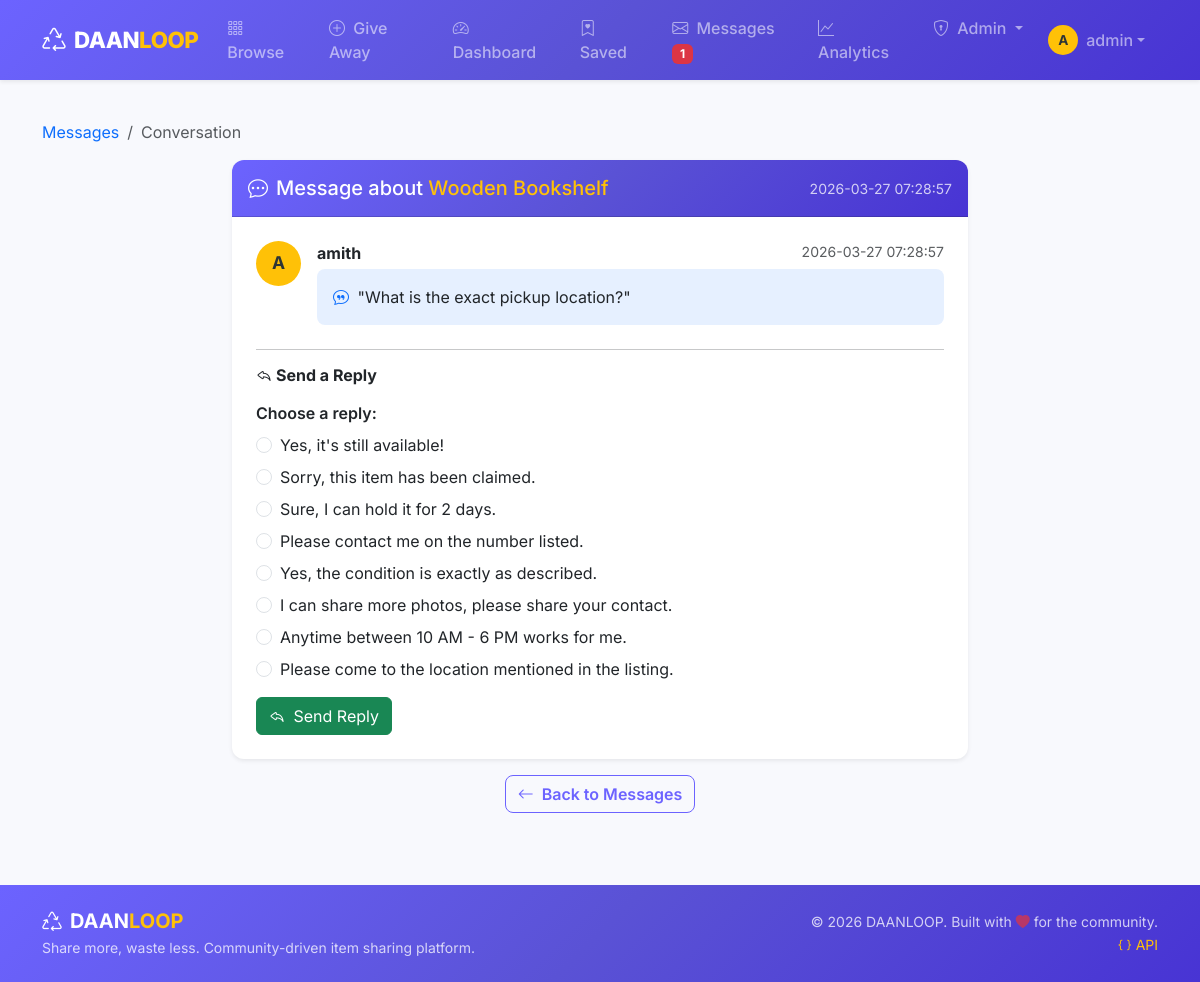
The app's page /messages/1/read (signed in) with its own data.
### tables this page shows
CREATE TABLE listings (
            id INTEGER PRIMARY KEY AUTOINCREMENT,
            title TEXT NOT NULL,
            description TEXT NOT NULL,
            category TEXT NOT NULL,
            city TEXT NOT NULL,
            location TEXT DEFAULT '',
            condition TEXT DEFAULT 'Good',
            contact_number TEXT DEFAULT '',
            image_path TEXT DEFAULT '',
            owner_id INTEGER NOT NULL,
            status TEXT DEFAULT 'active' CHECK(status IN ('active','soft_deleted','claimed')),
            created_at TIMESTAMP DEFAULT CURRENT_TIMESTAMP,
            FOREIGN KEY (owner_id) REFERENCES users(id)
        );

CREATE TABLE messages (
            id INTEGER PRIMARY KEY AUTOINCREMENT,
            sender_id INTEGER NOT NULL,
            receiver_id INTEGER NOT NULL,
            listing_id INTEGER NOT NULL,
            message_text TEXT NOT NULL,
            reply_text TEXT DEFAULT '',
            is_read INTEGER DEFAULT 0,
            created_at TIMESTAMP DEFAULT CURRENT_TIMESTAMP,
            replied_at TIMESTAMP,
            FOREIGN KEY (sender_id) REFERENCES users(id),
            FOREIGN KEY (receiver_id) REFERENCES users(id),
            FOREIGN KEY (listing_id) REFERENCES listings(id)
        );

CREATE TABLE users (
            id INTEGER PRIMARY KEY AUTOINCREMENT,
            username TEXT UNIQUE NOT NULL,
            email TEXT UNIQUE NOT NULL,
            password_hash TEXT NOT NULL,
            role TEXT DEFAULT 'user' CHECK(role IN ('user', 'admin')),
            city TEXT DEFAULT '',
            avatar TEXT DEFAULT '',
            created_at TIMESTAMP DEFAULT CURRENT_TIMESTAMP
        );

### sprint3/messages.py (the view)
@messages_bp.route('/messages/<int:message_id>/read')
@login_required
def read_message(message_id):
    msg = get_message_by_id(message_id)
    if not msg:
        flash('Message not found.', 'warning')
        return redirect(url_for('sprint3_messages.inbox'))
    if msg['sender_id'] != session['user_id'] and msg['receiver_id'] != session['user_id']:
        flash('Access denied.', 'danger')
        return redirect(url_for('sprint3_messages.inbox'))
    if msg['receiver_id'] == session['user_id'] and not msg['is_read']:
        mark_as_read(message_id)
    return render_template('sprint3/view_message.html', msg=msg, preset_replies=PRESET_REPLIES)

### database.py (called while the page is built)
def get_db():
    db = sqlite3.connect(Config.DATABASE)
    db.row_factory = sqlite3.Row
    db.execute("PRAGMA foreign_keys = ON")
    return db

### models/message_model.py (called while the page is built)
def get_message_by_id(message_id):
    db = get_db()
    row = db.execute('''
        SELECT m.*,
               s.username as sender_name,
               r.username as receiver_name,
               l.title as listing_title
        FROM messages m
        JOIN users s ON m.sender_id = s.id
        JOIN users r ON m.receiver_id = r.id
        JOIN listings l ON m.listing_id = l.id
        WHERE m.id = ?
    ''', (message_id,)).fetchone()
    close_db(db)
    return row

def mark_as_read(message_id):
    db = get_db()
    try:
        db.execute("UPDATE messages SET is_read = 1 WHERE id = ?", (message_id,))
        db.commit()
    except Exception:
        db.rollback()
    finally:
        close_db(db)

def count_unread(user_id):
    db = get_db()
    result = db.execute(
        "SELECT COUNT(*) as cnt FROM messages WHERE receiver_id = ? AND is_read = 0",
        (user_id,)
    ).fetchone()
    close_db(db)
    return result['cnt']

### utils/security.py (called while the page is built)
def login_required(f):
    @wraps(f)
    def decorated_function(*args, **kwargs):
        if 'user_id' not in session:
            flash('Please login to access this page.', 'warning')
            return redirect(url_for('sprint1_auth.login'))
        return f(*args, **kwargs)
    return decorated_function

### templates/sprint3/view_message.html (shortened to what this page needs)
{% extends "base.html" %}
{% block content %}
<nav aria-label="breadcrumb" class="mb-3">
    <ol class="breadcrumb">
        <li class="breadcrumb-item"><a href="{{ url_for('sprint3_messages.inbox') }}" class="text-decoration-none">Messages</a></li>
        <li class="breadcrumb-item active">Conversation</li>
    </ol>
</nav>
<div class="row justify-content-center">
    <div class="col-lg-8">
        <div class="card shadow-sm">
            <div class="card-header bg-gradient-primary text-white py-3">
                <div class="d-flex justify-content-between align-items-center">
                    <h5 class="mb-0">
                        <i class="bi bi-chat-dots me-2"></i>Message about
                        <a href="{{ url_for('sprint1_listings.view_listing', listing_id=msg.listing_id) }}" class="text-warning text-decoration-none">{{ msg.listing_title }}</a>
                    </h5>
                    <small class="opacity-75">{{ msg.created_at }}</small>
                </div>
            </div>
            <div class="card-body p-4">
                <div class="d-flex mb-4">
                    <div class="avatar-sm me-3 flex-shrink-0" style="width:45px;height:45px;font-size:1.1rem;">
                        {{ msg.sender_name[0]|upper }}
                    </div>
                    <div class="flex-grow-1">
                        <div class="d-flex justify-content-between mb-1">
                            <strong>{{ msg.sender_name }}</strong>
                            <small class="text-muted">{{ msg.created_at }}</small>
                        </div>
                        <div class="bg-primary bg-opacity-10 rounded-3 p-3">
                            <i class="bi bi-chat-quote me-1 text-primary"></i>
                            "{{ msg.message_text }}"
                        </div>
                    </div>
                </div>
                {% if not msg.reply_text and session.get('user_id') == msg.receiver_id %}
                <hr>
                <h6 class="fw-bold mb-3"><i class="bi bi-reply me-1"></i>Send a Reply</h6>
                <form action="{{ url_for('sprint3_messages.reply', message_id=msg.id) }}" method="POST">
                    <div class="mb-3">
                        <label class="form-label fw-semibold">Choose a reply:</label>
                        {% for reply in preset_replies %}
                        <div class="form-check mb-2">
                            <input class="form-check-input" type="radio" name="reply_text" id="reply{{ loop.index }}" value="{{ reply }}" required>
                            <label class="form-check-label" for="reply{{ loop.index }}">
                                {{ reply }}
                            </label>
                        </div>
                        {% endfor %}
                    </div>
                    <button type="submit" class="btn btn-success">
                        <i class="bi bi-reply me-1"></i> Send Reply
                    </button>
                </form>
                {% elif not msg.reply_text %}
                <div class="alert alert-warning py-2 mt-3">
                    <i class="bi bi-hourglass-split me-1"></i> Awaiting reply from <strong>{{ msg.receiver_name }}</strong>
                </div>
                {% endif %}
            </div>
        </div>
        <div class="text-center mt-3">
            <a href="{{ url_for('sprint3_messages.inbox') }}" class="btn btn-outline-primary">
                <i class="bi bi-arrow-left me-1"></i> Back to Messages
            </a>
        </div>
    </div>
</div>
{% endblock %}

### static/css/style.css (style rules this page uses)
:root { --primary: #6C63FF; --primary-dark: #5A52D5; --secondary: #FF6B6B; --accent: #FFC107; --success: #2ECC71; --dark: #2D3436; --light-bg: #F8F9FD; --card-shadow: 0 4px 15px rgba(108, 99, 255, 0.1); --card-hover-shadow: 0 8px 25px rgba(108, 99, 255, 0.2); --gradient-primary: linear-gradient(135deg, #6C63FF 0%, #5A52D5 50%, #4834D4 100%); --gradient-hero: linear-gradient(135deg, #6C63FF 0%, #A855F7 50%, #EC4899 100%); --gradient-warm: linear-gradient(135deg, #FF6B6B 0%, #FF8E53 100%); --gradient-cool: linear-gradient(135deg, #667EEA 0%, #764BA2 100%); --border-radius: 12px; }
body { font-family: 'Inter', -apple-system, BlinkMacSystemFont, sans-serif; background-color: var(--light-bg); color: var(--dark); min-height: 100vh; display: flex; flex-direction: column; }
.bg-gradient-primary { background: var(--gradient-primary) !important; }
.avatar-sm { width: 30px; height: 30px; border-radius: 50%; background: var(--accent); color: var(--dark); display: inline-flex; align-items: center; justify-content: center; font-weight: 700; font-size: 0.85rem; }
.card { border: none; border-radius: var(--border-radius); box-shadow: var(--card-shadow); transition: all 0.3s ease; overflow: hidden; }
.btn-outline-primary { color: var(--primary); border-color: var(--primary); font-weight: 600; border-radius: 8px; }

### records on screen
listings: listing_title "Wooden Bookshelf"
messages: created_at "2026-03-27 07:28:57", message_text "What is the exact pickup location?"
users: username "A", sender_name "amith"

### other values on screen
{{ unread_count }} "1"
{{ session.username[0]|upper }} "A"
{{ session.username }} "admin"
{{ reply }} "Yes, it's still available!" "Sorry, this item has been claimed." "Sure, I can hold it for 2 days." "Please contact me on the number listed." "Yes, the condition is exactly as described." "I can share more photos, please share your contact." "Anytime between 10 AM - 6 PM works for me." "Please come to the location mentioned in the listing."
